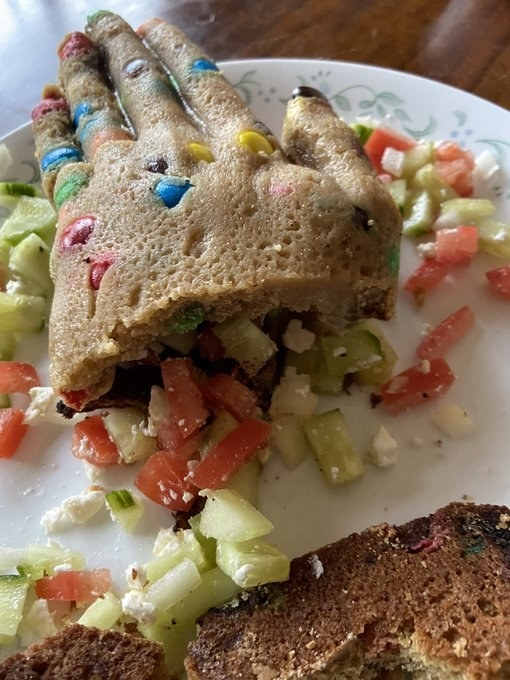
#> input picture Assignments/A3/kings_hand.jpg, 510 x 680 px
$ python a3.py
#> lines starting #> are read from the running program, lines starting #| are printed output that depends on the picture
import cv2
import numpy as np
import matplotlib.pyplot as plt

# Load the image
image = cv2.imread("kings_hand.jpg")
#> image is the input picture: shape (680, 510, 3); mean B, G, R 89.6, 112.4, 134.6

image_color_corrected = cv2.cvtColor(image, cv2.COLOR_BGR2RGB)

# Apply grayscale and gaussian blur to reduce noise
gray_image = cv2.cvtColor(image, cv2.COLOR_BGR2GRAY)
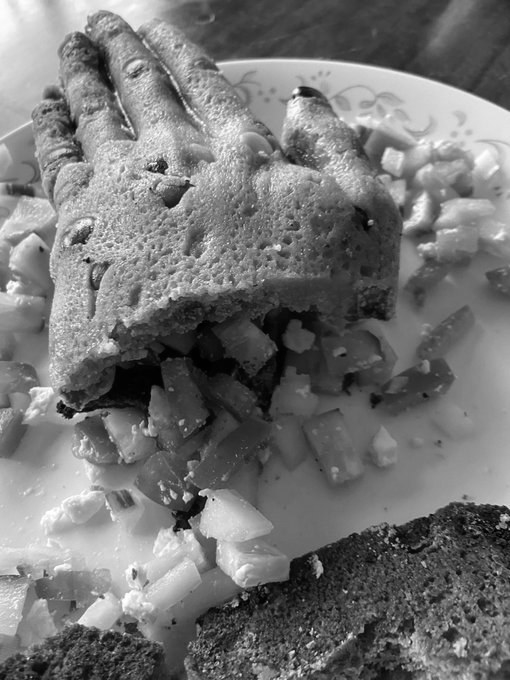
#> gray_image: shape (680, 510); min 0, max 255, mean 116.5
img_gaussian = cv2.GaussianBlur(gray_image, (3, 3), 0)

#  Prewitt for horizontal edge detection
prewitt_x = np.array([
        [1, 1, 1],
        [0, 0, 0],
        [-1, -1, -1]
    ])

#  Prewitt for vertical edge detection
prewitt_y = np.array([
        [-1, 0, 1],
        [-1, 0, 1],
        [-1, 0, 1]
    ])

# Apply horizontal edge detection
img_prewittx = cv2.filter2D(img_gaussian, -1, prewitt_x)
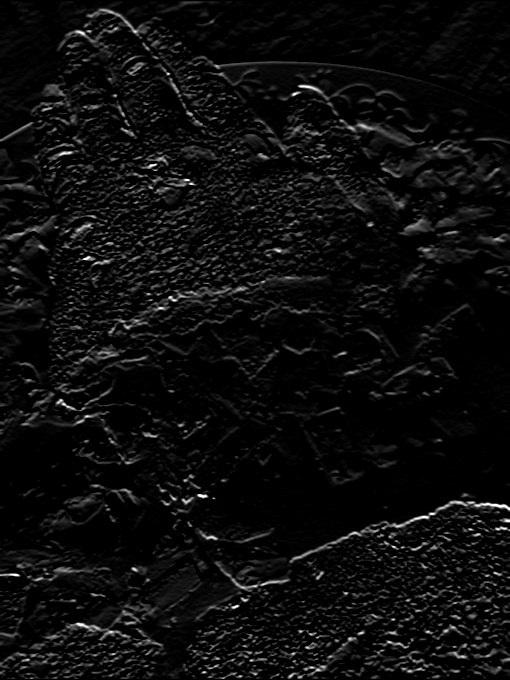
#> img_prewittx: shape (680, 510); min 0, max 255, mean 12.7

# Apply vertical edge detection
img_prewitty = cv2.filter2D(img_gaussian, -1, prewitt_y)
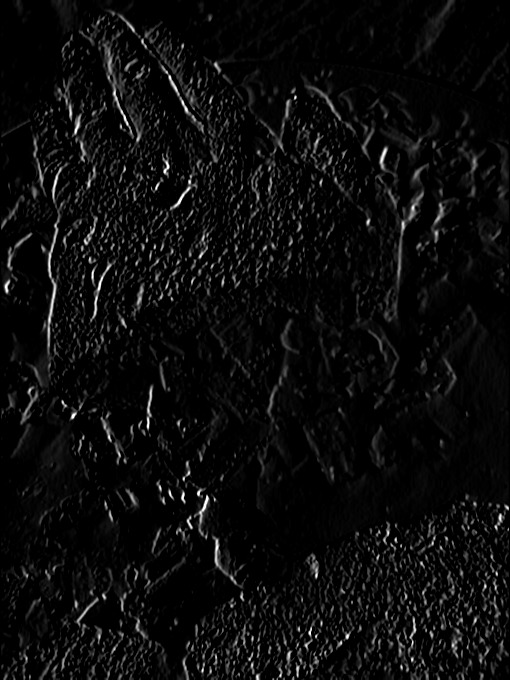
#> img_prewitty: shape (680, 510); min 0, max 255, mean 11.8

# Combine vertical and horizontal output
img_prewitt = np.sqrt(img_prewittx.astype(np.float32)**2 + img_prewitty.astype(np.float32)**2)
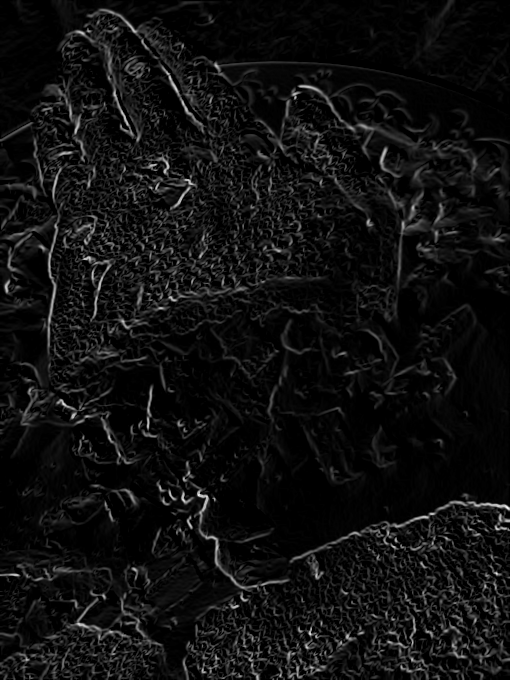
#> img_prewitt: shape (680, 510) float32; min 0, max 348.1, mean 22.3; drawn with min black and max white

# Convert the image back to uint8
img_prewitt_uint8 = cv2.convertScaleAbs(img_prewitt)
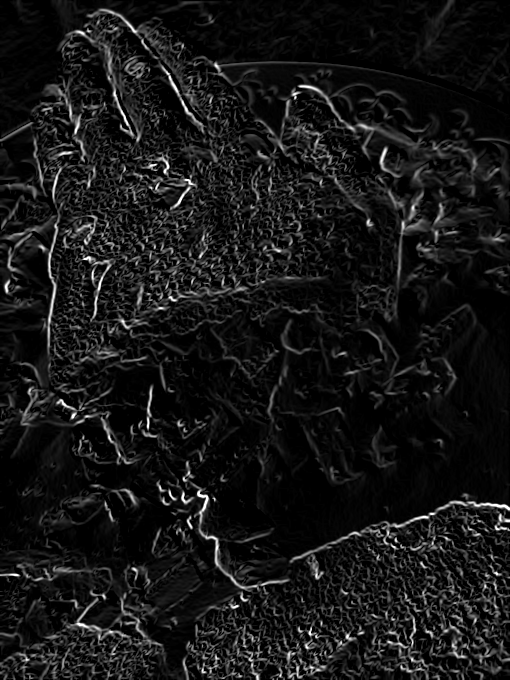
#> img_prewitt_uint8: shape (680, 510); min 0, max 255, mean 22.2

# Compare the original image to the Prewitt image
fig, ax = plt.subplots(1,2)
ax[0].imshow(image_color_corrected)
ax[0].set_title('Original Image')

ax[1].imshow(img_prewitt_uint8, cmap='gray')
ax[1].set_title('Prewitt Edge Detection')
plt.show()
